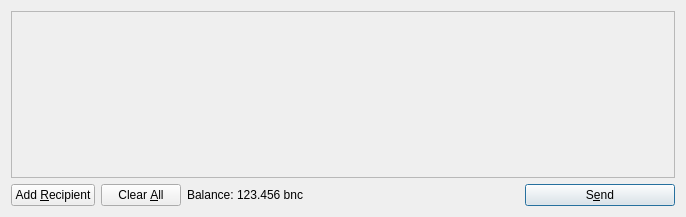
<?xml version="1.0" encoding="UTF-8"?>
<ui version="4.0">
 <class>SendCoinsDialog</class>
 <widget class="QDialog" name="SendCoinsDialog">
  <property name="geometry">
   <rect>
    <x>0</x>
    <y>0</y>
    <width>686</width>
    <height>217</height>
   </rect>
  </property>
  <property name="windowTitle">
   <string>Send Coins</string>
  </property>
  <layout class="QVBoxLayout" name="verticalLayout">
   <item>
    <widget class="QScrollArea" name="scrollArea">
     <property name="widgetResizable">
      <bool>true</bool>
     </property>
     <widget class="QWidget" name="scrollAreaWidgetContents">
      <property name="geometry">
       <rect>
        <x>0</x>
        <y>0</y>
        <width>666</width>
        <height>165</height>
       </rect>
      </property>
      <layout class="QVBoxLayout" name="verticalLayout_2">
       <property name="margin">
        <number>0</number>
       </property>
       <item>
        <layout class="QVBoxLayout" name="entries">
         <property name="spacing">
          <number>6</number>
         </property>
        </layout>
       </item>
       <item>
        <spacer name="verticalSpacer">
         <property name="orientation">
          <enum>Qt::Vertical</enum>
         </property>
         <property name="sizeHint" stdset="0">
          <size>
           <width>20</width>
           <height>40</height>
          </size>
         </property>
        </spacer>
       </item>
      </layout>
     </widget>
    </widget>
   </item>
   <item>
    <layout class="QHBoxLayout" name="horizontalLayout">
     <item>
      <widget class="QPushButton" name="addButton">
       <property name="toolTip">
        <string>Send to multiple recipients at once</string>
       </property>
       <property name="text">
        <string>Add &amp;Recipient</string>
       </property>
       <property name="icon">
        <iconset resource="../bitcoin.qrc">
         <normaloff>:/icons/add</normaloff>:/icons/add</iconset>
       </property>
       <property name="autoDefault">
        <bool>false</bool>
       </property>
      </widget>
     </item>
     <item>
      <widget class="QPushButton" name="clearButton">
       <property name="sizePolicy">
        <sizepolicy hsizetype="Minimum" vsizetype="Fixed">
         <horstretch>0</horstretch>
         <verstretch>0</verstretch>
        </sizepolicy>
       </property>
       <property name="toolTip">
        <string>Remove all transaction fields</string>
       </property>
       <property name="text">
        <string>Clear &amp;All</string>
       </property>
       <property name="icon">
        <iconset resource="../bitcoin.qrc">
         <normaloff>:/icons/remove</normaloff>:/icons/remove</iconset>
       </property>
       <property name="autoRepeatDelay">
        <number>300</number>
       </property>
       <property name="autoDefault">
        <bool>false</bool>
       </property>
      </widget>
     </item>
     <item>
      <layout class="QHBoxLayout" name="horizontalLayout_2">
       <property name="spacing">
        <number>3</number>
       </property>
       <item>
        <widget class="QLabel" name="label">
         <property name="text">
          <string>Balance:</string>
         </property>
        </widget>
       </item>
       <item>
        <widget class="QLabel" name="labelBalance">
         <property name="cursor">
          <cursorShape>IBeamCursor</cursorShape>
         </property>
         <property name="text">
          <string>123.456 bnc</string>
         </property>
         <property name="textInteractionFlags">
          <set>Qt::LinksAccessibleByMouse|Qt::TextSelectableByKeyboard|Qt::TextSelectableByMouse</set>
         </property>
        </widget>
       </item>
      </layout>
     </item>
     <item>
      <spacer name="horizontalSpacer">
       <property name="orientation">
        <enum>Qt::Horizontal</enum>
       </property>
       <property name="sizeHint" stdset="0">
        <size>
         <width>40</width>
         <height>20</height>
        </size>
       </property>
      </spacer>
     </item>
     <item>
      <widget class="QPushButton" name="sendButton">
       <property name="minimumSize">
        <size>
         <width>150</width>
         <height>0</height>
        </size>
       </property>
       <property name="toolTip">
        <string>Confirm the send action</string>
       </property>
       <property name="text">
        <string>S&amp;end</string>
       </property>
       <property name="icon">
        <iconset resource="../bitcoin.qrc">
         <normaloff>:/icons/send</normaloff>:/icons/send</iconset>
       </property>
       <property name="default">
        <bool>true</bool>
       </property>
      </widget>
     </item>
    </layout>
   </item>
  </layout>
 </widget>
 <resources>
  <include location="../bitcoin.qrc"/>
 </resources>
 <connections/>
</ui>
